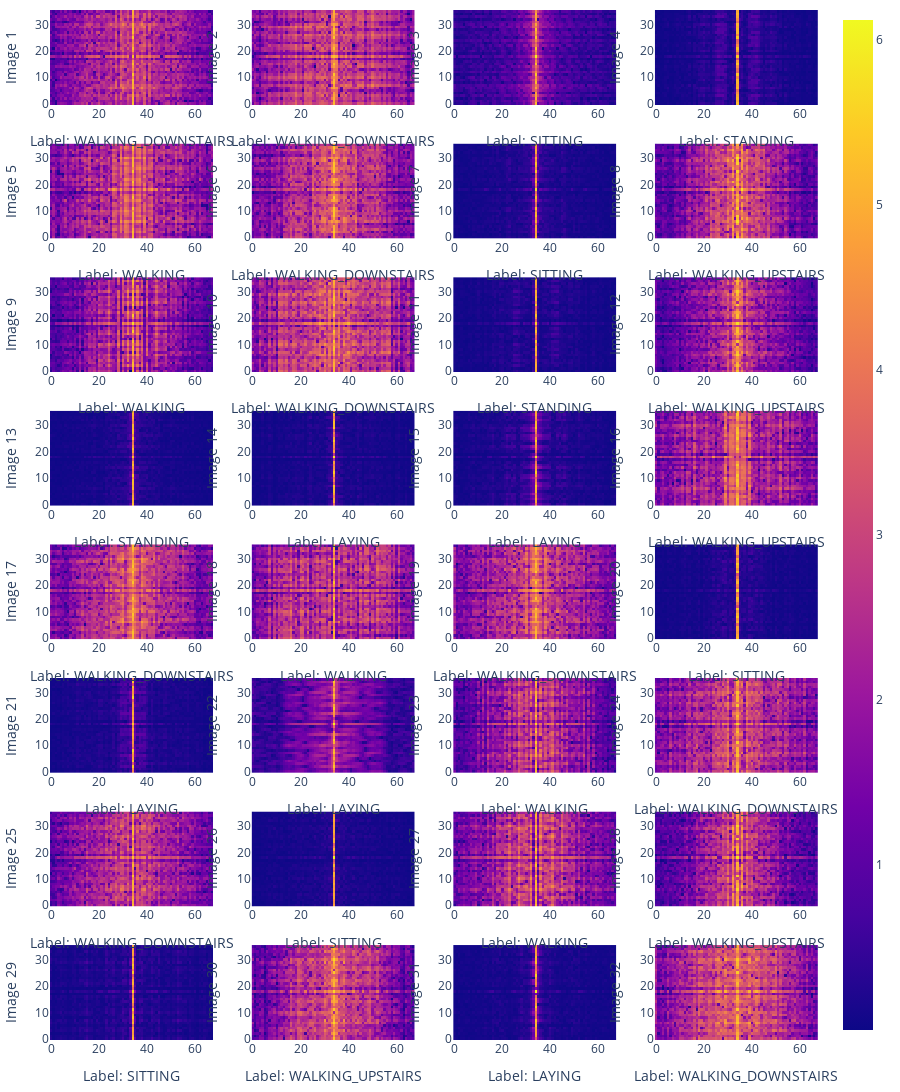

Notebook cell for this chart:
### Code cell
images, labels = next(iter(train_dataloader))
labels = labels.flatten()

fig = make_subplots(rows=8, cols=4)
for i, img in enumerate(images): 
  row = i // 4
  col = i % 4
  img = img[0]
  fig.add_trace(px.imshow(np.log(img + 1), color_continuous_scale='gray').data[0], row=row+1, col=col+1)
  fig.update_xaxes(title_text=f'Label: {label_names[int(labels[i])]}', row=row+1, col=col+1)
  fig.update_yaxes(title_text=f'Image {i+1}', row=row+1, col=col+1)

fig.update_layout(
  {
    "autosize": True,
    "margin": dict(l=10, r=10, t=10, b=10),
    "template": "plotly_white",
    "height": 1200  
  }
)
fig.show()

### Figure 1 — Plotly figure (JSON) as saved in the notebook; plotly's stock layout.template omitted (floating-point values rounded to 4 significant figures; data arrays with more than 128 entries replaced by an {"elided": "..."} marker saying what was removed)
{"data": [{"coloraxis": "coloraxis", "hovertemplate": "x: %{x}<br>y: %{y}<br>color: %{z}<extra></extra>", "name": "0", "type": "heatmap", "xaxis": "x", "yaxis": "y", "z": {"elided": "36x68 float values"}}, {"coloraxis": "coloraxis", "hovertemplate": "x: %{x}<br>y: %{y}<br>color: %{z}<extra></extra>", "name": "0", "type": "heatmap", "xaxis": "x2", "yaxis": "y2", "z": {"elided": "36x68 float values"}}, {"coloraxis": "coloraxis", "hovertemplate": "x: %{x}<br>y: %{y}<br>color: %{z}<extra></extra>", "name": "0", "type": "heatmap", "xaxis": "x3", "yaxis": "y3", "z": {"elided": "36x68 float values"}}, {"coloraxis": "coloraxis", "hovertemplate": "x: %{x}<br>y: %{y}<br>color: %{z}<extra></extra>", "name": "0", "type": "heatmap", "xaxis": "x4", "yaxis": "y4", "z": {"elided": "36x68 float values"}}, {"coloraxis": "coloraxis", "hovertemplate": "x: %{x}<br>y: %{y}<br>color: %{z}<extra></extra>", "name": "0", "type": "heatmap", "xaxis": "x5", "yaxis": "y5", "z": {"elided": "36x68 float values"}}, {"coloraxis": "coloraxis", "hovertemplate": "x: %{x}<br>y: %{y}<br>color: %{z}<extra></extra>", "name": "0", "type": "heatmap", "xaxis": "x6", "yaxis": "y6", "z": {"elided": "36x68 float values"}}, {"coloraxis": "coloraxis", "hovertemplate": "x: %{x}<br>y: %{y}<br>color: %{z}<extra></extra>", "name": "0", "type": "heatmap", "xaxis": "x7", "yaxis": "y7", "z": {"elided": "36x68 float values"}}, {"coloraxis": "coloraxis", "hovertemplate": "x: %{x}<br>y: %{y}<br>color: %{z}<extra></extra>", "name": "0", "type": "heatmap", "xaxis": "x8", "yaxis": "y8", "z": {"elided": "36x68 float values"}}, {"coloraxis": "coloraxis", "hovertemplate": "x: %{x}<br>y: %{y}<br>color: %{z}<extra></extra>", "name": "0", "type": "heatmap", "xaxis": "x9", "yaxis": "y9", "z": {"elided": "36x68 float values"}}, {"coloraxis": "coloraxis", "hovertemplate": "x: %{x}<br>y: %{y}<br>color: %{z}<extra></extra>", "name": "0", "type": "heatmap", "xaxis": "x10", "yaxis": "y10", "z": {"elided": "36x68 float values"}}, {"coloraxis": "coloraxis", "hovertemplate": "x: %{x}<br>y: %{y}<br>color: %{z}<extra></extra>", "name": "0", "type": "heatmap", "xaxis": "x11", "yaxis": "y11", "z": {"elided": "36x68 float values"}}, {"coloraxis": "coloraxis", "hovertemplate": "x: %{x}<br>y: %{y}<br>color: %{z}<extra></extra>", "name": "0", "type": "heatmap", "xaxis": "x12", "yaxis": "y12", "z": {"elided": "36x68 float values"}}, {"coloraxis": "coloraxis", "hovertemplate": "x: %{x}<br>y: %{y}<br>color: %{z}<extra></extra>", "name": "0", "type": "heatmap", "xaxis": "x13", "yaxis": "y13", "z": {"elided": "36x68 float values"}}, {"coloraxis": "coloraxis", "hovertemplate": "x: %{x}<br>y: %{y}<br>color: %{z}<extra></extra>", "name": "0", "type": "heatmap", "xaxis": "x14", "yaxis": "y14", "z": {"elided": "36x68 float values"}}, {"coloraxis": "coloraxis", "hovertemplate": "x: %{x}<br>y: %{y}<br>color: %{z}<extra></extra>", "name": "0", "type": "heatmap", "xaxis": "x15", "yaxis": "y15", "z": {"elided": "36x68 float values"}}, {"coloraxis": "coloraxis", "hovertemplate": "x: %{x}<br>y: %{y}<br>color: %{z}<extra></extra>", "name": "0", "type": "heatmap", "xaxis": "x16", "yaxis": "y16", "z": {"elided": "36x68 float values"}}, {"coloraxis": "coloraxis", "hovertemplate": "x: %{x}<br>y: %{y}<br>color: %{z}<extra></extra>", "name": "0", "type": "heatmap", "xaxis": "x17", "yaxis": "y17", "z": {"elided": "36x68 float values"}}, {"coloraxis": "coloraxis", "hovertemplate": "x: %{x}<br>y: %{y}<br>color: %{z}<extra></extra>", "name": "0", "type": "heatmap", "xaxis": "x18", "yaxis": "y18", "z": {"elided": "36x68 float values"}}, {"coloraxis": "coloraxis", "hovertemplate": "x: %{x}<br>y: %{y}<br>color: %{z}<extra></extra>", "name": "0", "type": "heatmap", "xaxis": "x19", "yaxis": "y19", "z": {"elided": "36x68 float values"}}, {"coloraxis": "coloraxis", "hovertemplate": "x: %{x}<br>y: %{y}<br>color: %{z}<extra></extra>", "name": "0", "type": "heatmap", "xaxis": "x20", "yaxis": "y20", "z": {"elided": "36x68 float values"}}, {"coloraxis": "coloraxis", "hovertemplate": "x: %{x}<br>y: %{y}<br>color: %{z}<extra></extra>", "name": "0", "type": "heatmap", "xaxis": "x21", "yaxis": "y21", "z": {"elided": "36x68 float values"}}, {"coloraxis": "coloraxis", "hovertemplate": "x: %{x}<br>y: %{y}<br>color: %{z}<extra></extra>", "name": "0", "type": "heatmap", "xaxis": "x22", "yaxis": "y22", "z": {"elided": "36x68 float values"}}, {"coloraxis": "coloraxis", "hovertemplate": "x: %{x}<br>y: %{y}<br>color: %{z}<extra></extra>", "name": "0", "type": "heatmap", "xaxis": "x23", "yaxis": "y23", "z": {"elided": "36x68 float values"}}, {"coloraxis": "coloraxis", "hovertemplate": "x: %{x}<br>y: %{y}<br>color: %{z}<extra></extra>", "name": "0", "type": "heatmap", "xaxis": "x24", "yaxis": "y24", "z": {"elided": "36x68 float values"}}, {"coloraxis": "coloraxis", "hovertemplate": "x: %{x}<br>y: %{y}<br>color: %{z}<extra></extra>", "name": "0", "type": "heatmap", "xaxis": "x25", "yaxis": "y25", "z": {"elided": "36x68 float values"}}, {"coloraxis": "coloraxis", "hovertemplate": "x: %{x}<br>y: %{y}<br>color: %{z}<extra></extra>", "name": "0", "type": "heatmap", "xaxis": "x26", "yaxis": "y26", "z": {"elided": "36x68 float values"}}, {"coloraxis": "coloraxis", "hovertemplate": "x: %{x}<br>y: %{y}<br>color: %{z}<extra></extra>", "name": "0", "type": "heatmap", "xaxis": "x27", "yaxis": "y27", "z": {"elided": "36x68 float values"}}, {"coloraxis": "coloraxis", "hovertemplate": "x: %{x}<br>y: %{y}<br>color: %{z}<extra></extra>", "name": "0", "type": "heatmap", "xaxis": "x28", "yaxis": "y28", "z": {"elided": "36x68 float values"}}, {"coloraxis": "coloraxis", "hovertemplate": "x: %{x}<br>y: %{y}<br>color: %{z}<extra></extra>", "name": "0", "type": "heatmap", "xaxis": "x29", "yaxis": "y29", "z": {"elided": "36x68 float values"}}, {"coloraxis": "coloraxis", "hovertemplate": "x: %{x}<br>y: %{y}<br>color: %{z}<extra></extra>", "name": "0", "type": "heatmap", "xaxis": "x30", "yaxis": "y30", "z": {"elided": "36x68 float values"}}, {"coloraxis": "coloraxis", "hovertemplate": "x: %{x}<br>y: %{y}<br>color: %{z}<extra></extra>", "name": "0", "type": "heatmap", "xaxis": "x31", "yaxis": "y31", "z": {"elided": "36x68 float values"}}, {"coloraxis": "coloraxis", "hovertemplate": "x: %{x}<br>y: %{y}<br>color: %{z}<extra></extra>", "name": "0", "type": "heatmap", "xaxis": "x32", "yaxis": "y32", "z": {"elided": "36x68 float values"}}], "layout": {"autosize": true, "height": 1200, "margin": {"b": 10, "l": 10, "r": 10, "t": 10}, "xaxis": {"anchor": "y", "domain": [0, 0.2125], "title": {"text": "Label: WALKING_DOWNSTAIRS"}}, "xaxis10": {"anchor": "y10", "domain": [0.2625, 0.475], "title": {"text": "Label: WALKING_DOWNSTAIRS"}}, "xaxis11": {"anchor": "y11", "domain": [0.525, 0.7375], "title": {"text": "Label: STANDING"}}, "xaxis12": {"anchor": "y12", "domain": [0.7875, 1], "title": {"text": "Label: WALKING_UPSTAIRS"}}, "xaxis13": {"anchor": "y13", "domain": [0, 0.2125], "title": {"text": "Label: STANDING"}}, "xaxis14": {"anchor": "y14", "domain": [0.2625, 0.475], "title": {"text": "Label: LAYING"}}, "xaxis15": {"anchor": "y15", "domain": [0.525, 0.7375], "title": {"text": "Label: LAYING"}}, "xaxis16": {"anchor": "y16", "domain": [0.7875, 1], "title": {"text": "Label: WALKING_UPSTAIRS"}}, "xaxis17": {"anchor": "y17", "domain": [0, 0.2125], "title": {"text": "Label: WALKING_DOWNSTAIRS"}}, "xaxis18": {"anchor": "y18", "domain": [0.2625, 0.475], "title": {"text": "Label: WALKING"}}, "xaxis19": {"anchor": "y19", "domain": [0.525, 0.7375], "title": {"text": "Label: WALKING_DOWNSTAIRS"}}, "xaxis2": {"anchor": "y2", "domain": [0.2625, 0.475], "title": {"text": "Label: WALKING_DOWNSTAIRS"}}, "xaxis20": {"anchor": "y20", "domain": [0.7875, 1], "title": {"text": "Label: SITTING"}}, "xaxis21": {"anchor": "y21", "domain": [0, 0.2125], "title": {"text": "Label: LAYING"}}, "xaxis22": {"anchor": "y22", "domain": [0.2625, 0.475], "title": {"text": "Label: LAYING"}}, "xaxis23": {"anchor": "y23", "domain": [0.525, 0.7375], "title": {"text": "Label: WALKING"}}, "xaxis24": {"anchor": "y24", "domain": [0.7875, 1], "title": {"text": "Label: WALKING_DOWNSTAIRS"}}, "xaxis25": {"anchor": "y25", "domain": [0, 0.2125], "title": {"text": "Label: WALKING_DOWNSTAIRS"}}, "xaxis26": {"anchor": "y26", "domain": [0.2625, 0.475], "title": {"text": "Label: SITTING"}}, "xaxis27": {"anchor": "y27", "domain": [0.525, 0.7375], "title": {"text": "Label: WALKING"}}, "xaxis28": {"anchor": "y28", "domain": [0.7875, 1], "title": {"text": "Label: WALKING_UPSTAIRS"}}, "xaxis29": {"anchor": "y29", "domain": [0, 0.2125], "title": {"text": "Label: SITTING"}}, "xaxis3": {"anchor": "y3", "domain": [0.525, 0.7375], "title": {"text": "Label: SITTING"}}, "xaxis30": {"anchor": "y30", "domain": [0.2625, 0.475], "title": {"text": "Label: WALKING_UPSTAIRS"}}, "xaxis31": {"anchor": "y31", "domain": [0.525, 0.7375], "title": {"text": "Label: LAYING"}}, "xaxis32": {"anchor": "y32", "domain": [0.7875, 1], "title": {"text": "Label: WALKING_DOWNSTAIRS"}}, "xaxis4": {"anchor": "y4", "domain": [0.7875, 1], "title": {"text": "Label: STANDING"}}, "xaxis5": {"anchor": "y5", "domain": [0, 0.2125], "title": {"text": "Label: WALKING"}}, "xaxis6": {"anchor": "y6", "domain": [0.2625, 0.475], "title": {"text": "Label: WALKING_DOWNSTAIRS"}}, "xaxis7": {"anchor": "y7", "domain": [0.525, 0.7375], "title": {"text": "Label: SITTING"}}, "xaxis8": {"anchor": "y8", "domain": [0.7875, 1], "title": {"text": "Label: WALKING_UPSTAIRS"}}, "xaxis9": {"anchor": "y9", "domain": [0, 0.2125], "title": {"text": "Label: WALKING"}}, "yaxis": {"anchor": "x", "domain": [0.9078, 1.0], "title": {"text": "Image 1"}}, "yaxis10": {"anchor": "x10", "domain": [0.6484, 0.7406], "title": {"text": "Image 10"}}, "yaxis11": {"anchor": "x11", "domain": [0.6484, 0.7406], "title": {"text": "Image 11"}}, "yaxis12": {"anchor": "x12", "domain": [0.6484, 0.7406], "title": {"text": "Image 12"}}, "yaxis13": {"anchor": "x13", "domain": [0.5188, 0.6109], "title": {"text": "Image 13"}}, "yaxis14": {"anchor": "x14", "domain": [0.5188, 0.6109], "title": {"text": "Image 14"}}, "yaxis15": {"anchor": "x15", "domain": [0.5188, 0.6109], "title": {"text": "Image 15"}}, "yaxis16": {"anchor": "x16", "domain": [0.5188, 0.6109], "title": {"text": "Image 16"}}, "yaxis17": {"anchor": "x17", "domain": [0.3891, 0.4813], "title": {"text": "Image 17"}}, "yaxis18": {"anchor": "x18", "domain": [0.3891, 0.4813], "title": {"text": "Image 18"}}, "yaxis19": {"anchor": "x19", "domain": [0.3891, 0.4813], "title": {"text": "Image 19"}}, "yaxis2": {"anchor": "x2", "domain": [0.9078, 1.0], "title": {"text": "Image 2"}}, "yaxis20": {"anchor": "x20", "domain": [0.3891, 0.4813], "title": {"text": "Image 20"}}, "yaxis21": {"anchor": "x21", "domain": [0.2594, 0.3516], "title": {"text": "Image 21"}}, "yaxis22": {"anchor": "x22", "domain": [0.2594, 0.3516], "title": {"text": "Image 22"}}, "yaxis23": {"anchor": "x23", "domain": [0.2594, 0.3516], "title": {"text": "Image 23"}}, "yaxis24": {"anchor": "x24", "domain": [0.2594, 0.3516], "title": {"text": "Image 24"}}, "yaxis25": {"anchor": "x25", "domain": [0.1297, 0.2219], "title": {"text": "Image 25"}}, "yaxis26": {"anchor": "x26", "domain": [0.1297, 0.2219], "title": {"text": "Image 26"}}, "yaxis27": {"anchor": "x27", "domain": [0.1297, 0.2219], "title": {"text": "Image 27"}}, "yaxis28": {"anchor": "x28", "domain": [0.1297, 0.2219], "title": {"text": "Image 28"}}, "yaxis29": {"anchor": "x29", "domain": [0, 0.09219], "title": {"text": "Image 29"}}, "yaxis3": {"anchor": "x3", "domain": [0.9078, 1.0], "title": {"text": "Image 3"}}, "yaxis30": {"anchor": "x30", "domain": [0, 0.09219], "title": {"text": "Image 30"}}, "yaxis31": {"anchor": "x31", "domain": [0, 0.09219], "title": {"text": "Image 31"}}, "yaxis32": {"anchor": "x32", "domain": [0, 0.09219], "title": {"text": "Image 32"}}, "yaxis4": {"anchor": "x4", "domain": [0.9078, 1.0], "title": {"text": "Image 4"}}, "yaxis5": {"anchor": "x5", "domain": [0.7781, 0.8703], "title": {"text": "Image 5"}}, "yaxis6": {"anchor": "x6", "domain": [0.7781, 0.8703], "title": {"text": "Image 6"}}, "yaxis7": {"anchor": "x7", "domain": [0.7781, 0.8703], "title": {"text": "Image 7"}}, "yaxis8": {"anchor": "x8", "domain": [0.7781, 0.8703], "title": {"text": "Image 8"}}, "yaxis9": {"anchor": "x9", "domain": [0.6484, 0.7406], "title": {"text": "Image 9"}}}}
